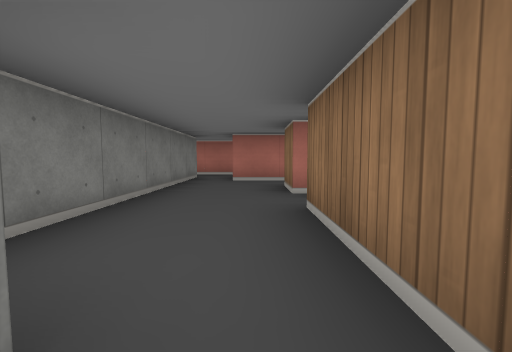
[1] (above)

15 first-person views from a walk through a cub3D maze. The camera is about half as high as the walls, tilts 4° down and sees 90° across. The floor is counted in squares. Each view is taken from the middle of a square. On the plan, view 1 faces up. The plan holds only what a view shows up to about 9 squares ahead; the rest is blank.

[2]
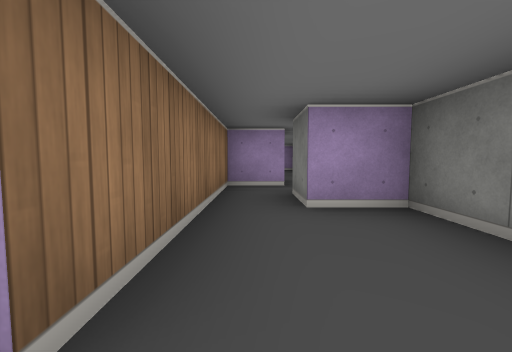

[3]
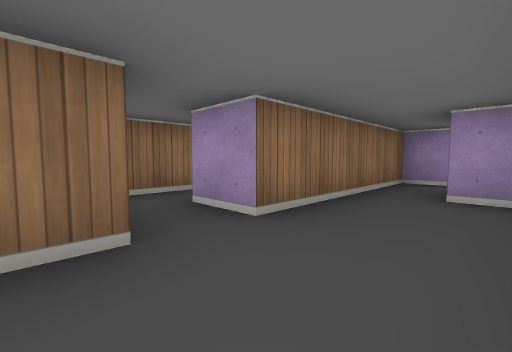

[4]
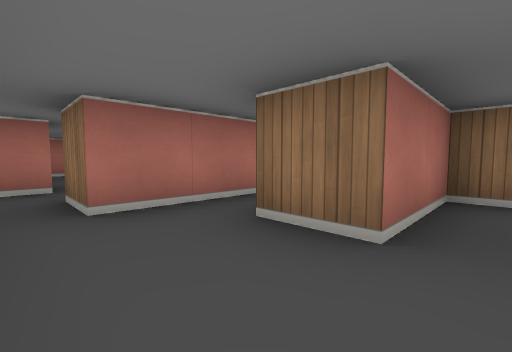

[5]
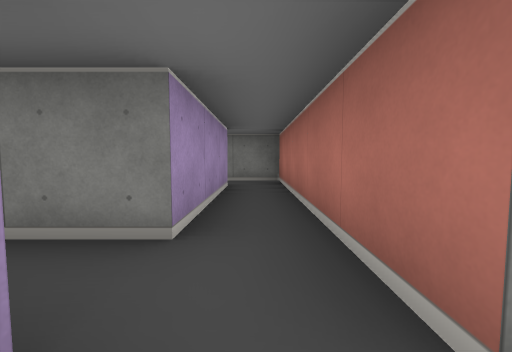

[6]
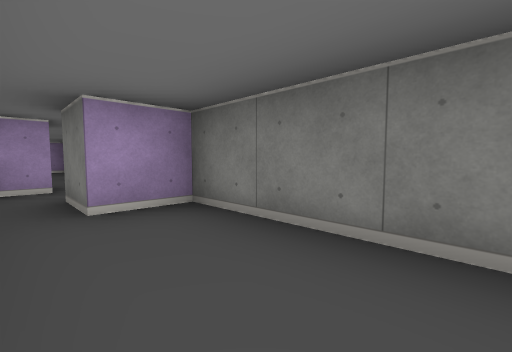

[7]
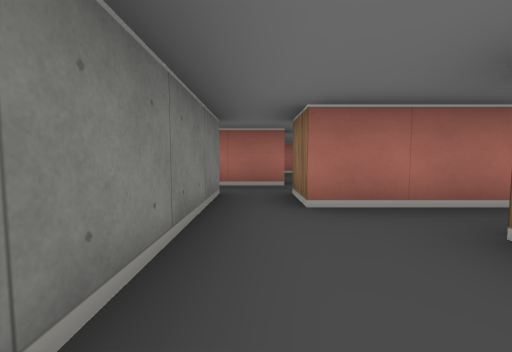

[8]
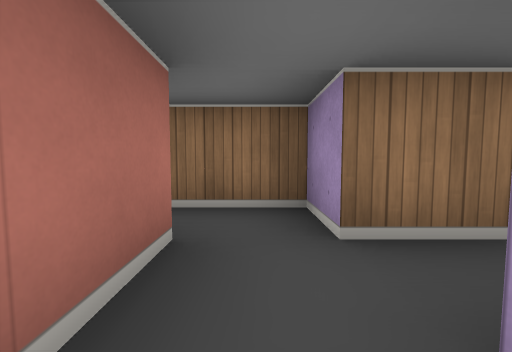

[9]
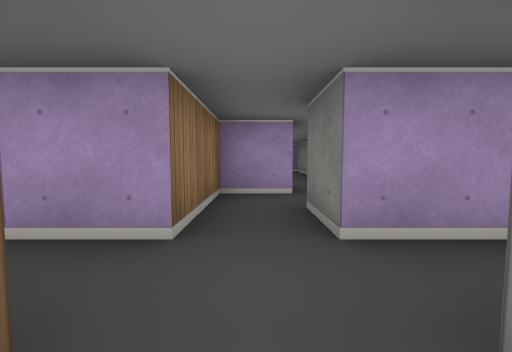

[10]
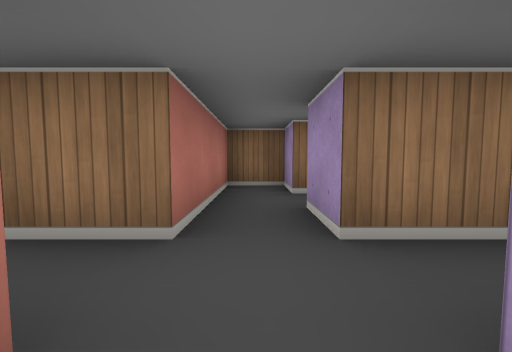

[11]
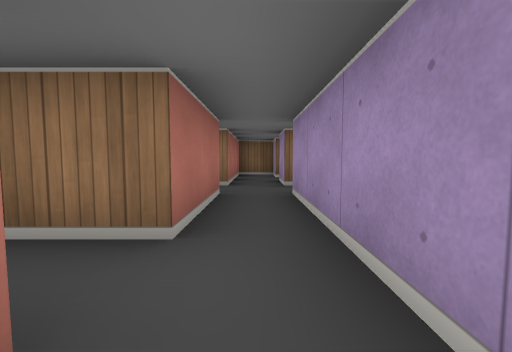

[12]
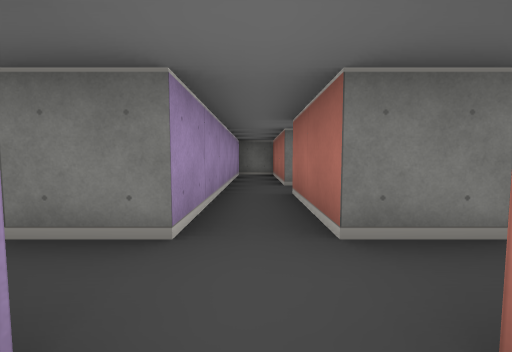

[13]
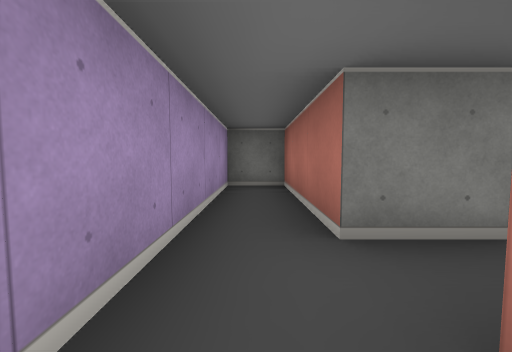

[14]
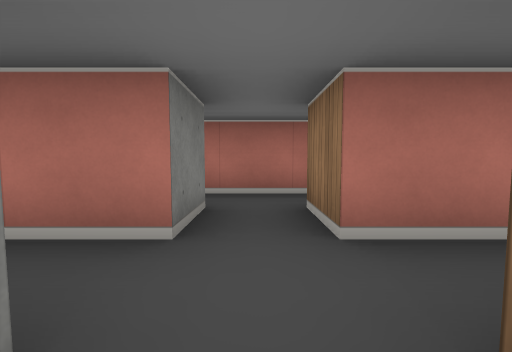

[15]
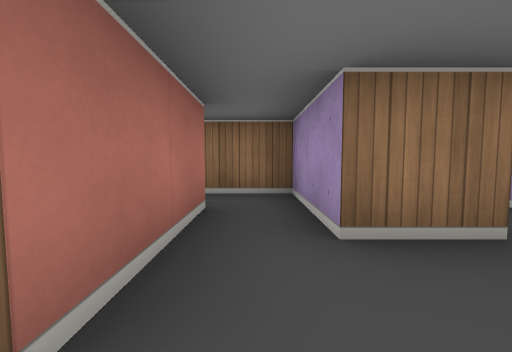

### Floor plan
Points are (right, up) in squares from view 1. A wall is a line through its corners. A room is listed if a view was taken in it or the views show most of it. See-through windows are left out.
Room 1 (view 1)
walls: (-0.6, -1.5) (0.5, -1.5) (0.5, 0.5); (-0.5, 0.5) (-0.5, -0.5)
ways out: opening at (0, 0) to room 2; opening at (-0.5, -4)
Room 2 (views 2, 3, 4, 6, 7)
walls: (-1.5, 4.5) (-1.5, 0.5) (-0.5, 0.5); (0.5, 3.5) (0.5, 4.5); (0.5, 0.5) (0.5, 2.5)
ways out: opening at (0, 0) to room 1; opening at (-0.5, 4) to room 7; opening at (1, 3)
Room 3 (views 5, 8, 14)
walls: (-0.5, 6.5) (0.5, 6.5) (0.5, 8.5); (-0.5, 8.5) (-0.5, 7.5) (-5.5, 7.5) (-5.5, 6.4); (-4.5, 6.5) (-1.5, 6.5)
ways out: opening at (0, 8) to room 4; opening at (-1, 6) to room 7
Room 4 (views 9, 10, 13)
walls: (-2.5, 8.5) (-0.5, 8.5); (0.5, 9.5) (0.5, 10.5); (-0.5, 10.6) (-0.5, 9.5) (-2.5, 9.5)
ways out: opening at (0, 8) to room 3; opening at (-1.5, 9) to room 5; opening at (1, 9) to room 6; opening at (0, 10)
Room 5 (view 11)
walls: (-2.5, 9.5) (-2.5, 10.5); (-3.5, 10.6) (-3.5, 9.5) (-6.5, 9.5) (-6.5, 8.5) (-2.5, 8.5)
ways out: opening at (-1.5, 9) to room 4; opening at (-3, 10)
Room 6 (view 12)
walls: (2.5, 8.5) (3.5, 8.5) (3.5, 9.5) (0.5, 9.5); (0.5, 8.5) (1.5, 8.5); (1.5, 4.5) (2.5, 4.5) (2.5, 5.8)
ways out: opening at (1, 9) to room 4; opening at (1, 5) to room 7
Room 7 (view 15)
walls: (0.5, 4.5) (1.5, 4.5); (1.6, 5.5) (-0.5, 5.5) (-0.5, 6.5); (-1.5, 6.5) (-1.5, 4.5)
ways out: opening at (-0.5, 4) to room 2; opening at (-1, 6) to room 3; opening at (1, 5) to room 6

Where each view was taken, in squares from view 1:
view 1: 0 up, 0 right, facing up
view 2: 3 up, 0 right, facing down
view 3: 4 up, 1 left, facing down-right
view 4: 3 up, 1 left, facing up-right
view 5: 7 up, 0 right, facing left
view 6: 3 up, 0 right, facing down-left
view 7: 3 up, 1 left, facing up
view 8: 7 up, 2 left, facing right
view 9: 10 up, 0 right, facing down
view 10: 9 up, 1 left, facing right
view 11: 9 up, 4 left, facing right
view 12: 9 up, 1 right, facing left
view 13: 9 up, 2 left, facing left
view 14: 8 up, 0 right, facing up
view 15: 5 up, 1 left, facing right
